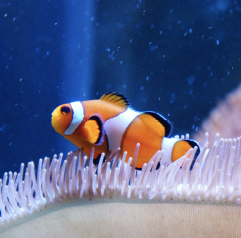
#> input picture Project3_ConvolutionalNN/images/clownfish.png, 241 x 238 px
$ jupyter execute convolution_and_pooling.ipynb   (shell and % lines are left out)
#> lines starting #> are read from the running program, lines starting #| are printed output that depends on the picture
### Project3_ConvolutionalNN/filter_ops.py
'''filter_ops.py
Implements the convolution and max pooling operations.
Applied to images and other data represented as an ndarray.
Duilio Lucio, Vivian Hu
CS343: Neural Networks
Project 3: Convolutional neural networks
'''
import numpy as np


def conv2_gray(img, kers, verbose=True):
    '''Does a 2D convolution operation on GRAYSCALE `img` using kernels `kers`.
    Uses 'same' boundary conditions.

    Parameters:
    -----------
    img: ndarray. Grayscale input image to be filtered. shape=(height img_y (px), width img_x (px))
    kers: ndarray. Convolution kernels. shape=(Num kers, ker_sz (px), ker_sz (px))
        NOTE: Kernel should be square and [ker_sz < img_y] and [ker_sz < img_x]
    verbose: bool. I suggest making helpful print statements showing the shape of various things
        as you go. Only execute these print statements if verbose is True.

    Returns:
    -----------
    filteredImg: ndarray. `img` filtered with all the `kers`. shape=(Num kers, img_y, img_x)

    Hints:
    -----------
    - Remember to flip your kernel since this is convolution!
    - Be careful of off-by-one errors, especially in setting up your loops. In particular, you
    want to align your convolution so that it starts aligned with the top-left corner of your
    padded image and iterate until the right/bottom sides of the kernel fall in the last pixel on
    the right/bottom sides of the padded image.
    - Use the 'same' padding formula for compute the necessary amount of padding to have the output
    image have the same spatial dimensions as the input.
    - I suggest using indexing/assignment to 'frame' your input image into the padded one.
    '''
    img_y, img_x = img.shape
    n_kers, ker_y, ker_x = kers.shape

    if verbose:
        print(f'img_x={img_y}, img_y={img_x}')
        print(f'n_kers={n_kers}, ker_y={ker_y}, ker_x={ker_x}')

    if ker_x != ker_y:
        print('Kernels must be square!')
        return

    # Same padding calculation, makes output dimensions match input dimensions
    pad = ker_y // 2 # Zero Padding Formula = [(kerSz - 1) / 2]

    # Padded image, create canvas of zeros and place image in the middle of the canvas like a frame
    padded_image = np.zeros((img_y + 2 * pad, img_x + 2 * pad)) # 2 * pad to add border on both sides, left+right & top+bottom
    padded_image[pad : pad + img_y , pad : pad + img_x] = img # places image right after top of border(pad) and stop once reaching height of image

    # Output array
    filteredImg = np.zeros((n_kers, img_y, img_x)) # apply multiple kernals, n_kers is number of images in stack & each img. has same dimensions(y, x) as output

    # Convolution loop
    for k in range(n_kers):
        # Flip kernel
        # indexing [::-1. ::-1] flips image both vertically and horizontally
        curr_ker = kers[k][::-1, ::-1] # kers[k] pulls k-th individual 2D kernal from 3D block(a tensor, kers)

        # Iterate through rows(from 0 - img_y) and cols.(from 0 - img_x)
        for y in range(img_y):
            for x in range(img_x):
                # extract window by slicing padded image
                # window starts at (y, x) and has shape of kernal
                window = padded_image[y : y + ker_y, x : x + ker_y] # looks at small neighboorhoods of pixels, y & x is top-left corner where kernel is sitting, then cuts padded img.(same size as kernal) and looks at it

                # dot product (multiply element wise and sum)
                filteredImg[k, y, x] = np.sum(window * curr_ker) # multiples pixel vals. in window by weights in kernal, if kernal is high pixel is emphasized if its zero then its ignored
        if verbose:
            print(f'Finished kernal {k+1}/{n_kers}')

    return filteredImg

def conv2(img, kers, verbose=True):
    '''Does a 2D convolution operation on COLOR or grayscale `img` using kernels `kers`.
    Uses 'same' boundary conditions.

    Parameters:
    -----------
    img: ndarray. Input image to be filtered. shape=(N_CHANS, height img_y (px), width img_x (px))
        where n_chans is 1 for grayscale images and 3 for RGB color images
    kers: ndarray. Convolution kernels. shape=(Num filters, ker_sz (px), ker_sz (px))
        NOTE: Each kernel should be square and [ker_sz < img_y] and [ker_sz < img_x]
    verbose: bool. I suggest making helpful print statements showing the shape of various things
        as you go. Only execute these print statements if verbose is True.

    Returns:
    -----------
    filteredImg: ndarray. `img` filtered with all `kers`. shape=(Num filters, N_CHANS, img_y, img_x)

    What's new:
    -----------
    - N_CHANS, see above.

    Hints:
    -----------
    - You should not need more for loops than you have in `conv2_gray`.
    - When summing inside your nested loops, keep in mind the keepdims=True parameter of np.sum and
    be aware of which axes you are summing over. If you use keepdims=True, you may want to remove
    singleton dimensions.
    '''
    n_chans, img_y, img_x = img.shape
    n_kers, ker_x, ker_y = kers.shape

    if verbose:
        print(f'n_chan={n_chans}, img_x={img_y}, img_y={img_x}')
        print(f'n_kers={n_kers}, ker_x={ker_x}, ker_y={ker_y}')

    if ker_x != ker_y:
        print('Kernels must be square!')
        return

    # Padding and initializing output
    pad = ker_y // 2
    filteredImg = np.zeros((n_kers, n_chans, img_y, img_x))

    # Pad input image, only pad height & weight (axis 1, axis 2), channel axis(axis 0) remains unpadded
    padded_img = np.pad(img, ((0, 0), (pad, pad), (pad, pad)), mode = 'constant')

    # Convolution
    for k in range(n_kers):
        # Flip kernel for convolution logic
        curr_ker = kers[k, ::-1, ::-1]
        for y in range(img_y):
            for x in range(img_x):
                # Slice window across all channels (:), window shape: (n_chans, ker_y, ker_x)
                window = padded_img[:, y : y + ker_y, x : x + ker_x]

                # elem. wise multiplcation (broadcasting), (n_chans, ker_y, ker_x) * (ker_y, ker_x) -> (n_chans, ker_y, ker_x)
                conv_sum = np.sum(window * curr_ker, axis=(1, 2), keepdims=True)

                # Remove "singleton" dimensions, will now fit into (n_chans, ) slot in output
                filteredImg[k, :, y, x] = conv_sum.squeeze()
        if verbose:
            print(f'Finished filtering with kernal {k+1}/{n_kers}')
    return filteredImg


def conv2nn(imgs, kers, bias, verbose=True):
    '''General 2D convolution operation suitable for a convolutional layer of a neural network.
    Uses 'same' boundary conditions.

    Parameters:
    -----------
    imgs: ndarray. Input IMAGES to be filtered. shape=(BATCH_SZ, n_chans, img_y, img_x)
        where batch_sz is the number of images in the mini-batch
        n_chans is 1 for grayscale images and 3 for RGB color images
    kers: ndarray. Convolution kernels. shape=(n_kers, N_CHANS, ker_sz, ker_sz)
        NOTE: Each kernel should be square and [ker_sz < img_y] and [ker_sz < img_x]
    bias: ndarray. Bias term used in the neural network layer. Shape=(n_kers,)
        i.e. there is a single bias per filter. Convolution by the c-th filter gets the c-th
        bias term added to it.
    verbose: bool. I suggest making helpful print statements showing the shape of various things
        as you go. Only execute these print statements if verbose is True.

    What's new (vs conv2):
    -----------
    - Multiple images (mini-batch support)
    - Kernels now have a color channel dimension too
    - Collapse (sum) over color channels when computing the returned output images
    - A bias term

    Returns:
    -----------
    output: ndarray. `imgs` filtered with all `kers`. shape=(BATCH_SZ, n_kers, img_y, img_x)

    Hints:
    -----------
    - You may need additional loop(s).
    - Summing inside your loop can be made simpler compared to conv2.
    - Adding the bias should be easy.
    '''
    batch_sz, n_chans, img_y, img_x = imgs.shape
    n_kers, n_ker_chans, ker_y, ker_x = kers.shape

    if verbose:
        print(f'batch_sz={batch_sz}, n_chan={n_chans}, img_x={img_y}, img_y={img_x}')
        print(f'n_kers={n_kers}, n_ker_chans={n_ker_chans}, ker_y={ker_y}, ker_x={ker_x}')

    if ker_x != ker_y:
        print('Kernels must be square!')
        return

    if n_chans != n_ker_chans:
        print('Number of kernel channels doesnt match input num channels!')
        return

    # output array
    output = np.zeros((batch_sz, n_kers, img_y, img_x))

    # Padding for 4D array : (Batch, Channel, Height, Width)
    pad = ker_y // 2
    padded_img = np.pad(imgs, ((0, 0), (0,0), (pad, pad), (pad, pad)), mode = 'constant')

    # Convolution
    for k in range(n_kers):
        curr_ker = kers[k, :, ::-1, ::-1] # flip kernal
        for y in range(img_y):
            for x in range(img_x):
                # slice window across all images in batch and ALL channels
                window = padded_img[:, :, y : y + ker_y, x : x + ker_x]
                # element wise mult & sum across, collapse dims for 1 val
                conv_sum = np.sum(window * curr_ker, axis=(1, 2, 3))
                # assign every image in batch its own map val.
                output[:, k, y, x] = conv_sum
    # Add bias, reshape bias across Batch, Y, and X
    output += bias[np.newaxis, :, np.newaxis, np.newaxis]
    return output


# [15 lines left out: function get_pooling_out_shape, not called in this run]


def max_pool(inputs, pool_size=2, strides=1, verbose=True):
    ''' Does max pooling on inputs. Works on single grayscale images, so somewhat comparable to
    `conv2_gray`.

    Parameters:
    -----------
    inputs: Input to be filtered. shape=(height img_y, width img_x)
    pool_size: int. Pooling window extent in both x and y.
    strides: int. How many "pixels" in x and y to skip over between successive max pooling operations
    verbose: bool. I suggest making helpful print statements showing the shape of various things
        as you go. Only execute these print statements if verbose is True.

    Returns:
    -----------
    outputs: Input filtered with max pooling op. shape=(out_y, out_x)
        NOTE: out_y, out_x determined by the output shape formula. The input spatial dimensions are
        not preserved (unless pool_size=1...but what's the point of that? :)

    NOTE: There is no padding in the max-pooling operation.

    Hints:
    -----------
    - You should be able to heavily leverage the structure of your conv2_gray code here
    - Instead of defining a kernel, indexing strategically may be helpful
    - You may need to keep track of and update indices for both the input and output images
    - Overall, this should be a simpler implementation than `conv2_gray`
    '''
    img_y, img_x = inputs.shape
    # Calculating output dims. , formula : out = ((in - pool_size) // strides) + 1
    out_y = (img_y - pool_size) // strides + 1
    out_x = (img_x - pool_size) // strides + 1

    # Initialize smaller output array
    outputs = np.zeros((out_y, out_x))

    # Perform max pooling, iterate over the output coordinates (i, j)
    for i in range(out_y):
        for j in range(out_x):
            # Starting position in input image, "stride" takes place
            start_y = i * strides
            start_x = j * strides
            # Slice window from input, shape:(pool_size, pool_size)
            window = inputs[start_y : start_y + pool_size, start_x : start_x + pool_size]
            # take max val. in current window and assign to output
            outputs[i, j] = np.max(window)
    return outputs


def max_poolnn(inputs, pool_size=2, strides=1, verbose=True):
    ''' Max pooling implementation for a MaxPool2D layer of a neural network

    Parameters:
    -----------
    inputs: Input to be filtered. shape=(mini_batch_sz, n_chans, height img_y, width img_x)
        where n_chans is 1 for grayscale images and 3 for RGB color images
    pool_size: int. Pooling window extent in both x and y.
    strides: int. How many "pixels" in x and y to skip over between successive max pooling operations
    verbose: bool. I suggest making helpful print statements showing the shape of various things
        as you go. Only execute these print statements if verbose is True.

    Returns:
    -----------
    outputs: Input filtered with max pooling op. shape=(mini_batch_sz, n_chans, out_y, out_x)
        NOTE: out_y, out_x determined by the output shape formula. The input spatial dimensions are
        not preserved (unless pool_size=1...but what's the point of that?)

    What's new (vs max_pool):
    -----------
    - Multiple images (mini-batch support)
    - Images now have a color channel dimension too

    Hints:
    -----------
    - If you added additional nested loops, be careful when you reset your input image indices
    '''
    mini_batch_sz, n_chans, img_y, img_x = inputs.shape
    # Calculate output spatial diemnsions
    out_y = (img_y - pool_size) // strides + 1
    out_x = (img_x - pool_size) // strides + 1

    # intialize output as a 4D tensor
    outputs = np.zeros((mini_batch_sz, n_chans, out_y, out_x))

    # Spatial loops
    for i in range(out_y):
        for j in range(out_x):
            # calculating input coordinates based on stride
            start_y = i * strides
            start_x = j * strides
            end_y = start_y + pool_size
            end_x = start_x + pool_size
            # Slicing across ALL batches & ALL channels
            window = inputs[:, :, start_y:end_y, start_x:end_x]
            # computing max over last 2 axes(Height and Width), result is (mini_batch_sz, n_chans)
            m_pool = np.max(window, axis=(2, 3))
            # results = ouput tensor
            outputs[:, :, i, j] = m_pool
    return outputs

### Project3_ConvolutionalNN/convolution_and_pooling.ipynb
Duilio Lucio, Vivian Hu

Spring 2026

CS343: Neural Networks

[cell 1]
import numpy as np
import matplotlib.pyplot as plt
import scipy.signal as sp
from PIL import Image

plt.style.use(['seaborn-v0_8-colorblind', 'seaborn-v0_8-darkgrid'])
plt.rcParams.update({'font.size': 20})

np.set_printoptions(suppress=True, precision=3)

# Automatically reload external modules

# Project 3 |  Convolutional Neural Networks

## Task 1: Single channel 2D Convolution (Grayscale image filtering)

As the name suggests, a critical component of a convolutional neural network is the **convolution** operation. We're going to start by implementing a function in `filter_ops.py` that convolves an image with a filter. You will make use of this function when you build the convolutional net next week. We'll make several versions of the function to help with the debugging, gradually adding complexity.

First, implement `conv2_gray` according to the specifications in the comments. Run the following code to test your implementation

### 1a. Single kernel synthetic data tests

[cell 2]
from filter_ops import conv2_gray

#### Test: Single kernel, odd image size

[cell 3]
# Create test 'staircase' pattern 0-10 across the column dimension and replicate across rows
test_num_cols = 7
test_img = np.tile(1 + np.arange(0, test_num_cols), (test_num_cols, 1))

# Single uniform (normalized) averaging kernel
test_ker_sz = 2
test_ker = np.ones([1, test_ker_sz, test_ker_sz])
test_ker /= test_ker.sum()
print(f'test img shape is {test_img.shape} and test ker shape is {test_ker.shape}')
print(f'test img looks like:\n{test_img}\nand test ker looks like\n{test_ker}')

[cell 4]
test_out_img = conv2_gray(test_img, test_ker, verbose=True)
print(f'Your filtered image shape is {test_out_img.shape} and it should be (1, 7, 7)')
print(f'Here is your filtered image:')
print('------------------------------------')
print(test_out_img[0])
print('------------------------------------')
print(f'Here is what it should look like:')
print('------------------------------------')
print(sp.convolve2d(test_img, test_ker[0], mode='same'))
print('------------------------------------')

#### Test: Single kernel, even image size

[cell 5]
# Create test 'staircase' pattern 0-10 across the column dimension and replicate across rows
test_num_cols = 8
test_img = np.tile(1 + np.arange(0, test_num_cols), (test_num_cols, 1))
print(f'test img shape is {test_img.shape} and test ker shape is {test_ker.shape}')
print(f'test img looks like:\n{test_img}\nand test ker looks like\n{test_ker}')

[cell 6]
test_out_img = conv2_gray(test_img, test_ker, verbose=True)
print(f'Your filtered image shape is {test_out_img.shape} and it should be (1, 8, 8)')
print(f'Here is your filtered image:')
print('------------------------------------')
print(test_out_img[0])
print('------------------------------------')
print(f'Here is what it should look like:')
print('------------------------------------')
print(sp.convolve2d(test_img, test_ker[0], mode='same'))
print('------------------------------------')

#### Test: Single kernel (odd shape), even image size

[cell 7]
# Create test 'staircase' pattern 0-10 across the column dimension and replicate across rows
test_num_cols = 8
test_img = np.tile(1 + np.arange(0, test_num_cols), (test_num_cols+2, 1))

test_ker2_sz = 5
test_ker2 = np.ones([1, test_ker2_sz, test_ker2_sz])
test_ker2 /= test_ker2.sum()
print(f'test img shape is {test_img.shape} and test ker shape is {test_ker2.shape}')
print(f'test img looks like:\n{test_img}\nand test ker looks like\n{test_ker2}')

[cell 8]
test_out_img = conv2_gray(test_img, test_ker2, verbose=True)
print(f'Your filtered image shape is {test_out_img.shape} and it should be (1, 10, 8)')
print(f'Here is your filtered image:')
print('------------------------------------')
print(test_out_img[0])
print('------------------------------------')
print(f'Here is what it should look like:')
print('------------------------------------')
print(sp.convolve2d(test_img, test_ker2[0], mode='same'))
print('------------------------------------')

### 1b. Multiple kernel grayscale image tests

Now you're ready to test your convolution function on an actual image!

#### 1b (i). Load in clownfish image

Download the image of the clown fish from the project website (`clownfish.png`). Put it in a folder called `images/` in your project working directory then run the following code to import it.

[cell 9]
# Load in the clownfish image then convert to grayscale for testing
clownfish = Image.open('images/clownfish.png', 'r')
#> clownfish is the input picture: PIL image 241x238 RGBA; mean R, G, B, A 90.6, 100.7, 138.6, 255
clownfish_gray = clownfish.convert('L')  # convert to grayscale
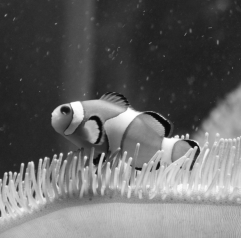
#> clownfish_gray: PIL image 241x238 L; min 7, max 255, mean 102
clownfish_gray

#### 1b (ii). Generate and plot Gabor filters

Run the following code to define and plot Gabor filters. You will uses these filters to test out your convolution.

Gabor filters are a broad class of kernels, and the following function generates those that approximate the receptive field of certain neurons (**simple cells**) in an area of the brain called primary visual cortex (V1). The equation comes from an analysis of the neurophysiological data by Lee (1996):

http://leelab.cnbc.cmu.edu/publication/assets/links/ImageRepre.pdf

[cell 10]
def gabor(filter_sz_xy, w, theta, K=np.pi):
    ''' Generates a simple cell-like Gabor filter.

    Parameters:
    -----------
    filter_sz_xy: tuple. shape=(filter width, filter height)
    w: float. spatial frequency of the filter
    theta: float. Angular direction of the filter in radians
    K: float. Angular phase of the filter in radians
    '''
    rad_x, rad_y = filter_sz_xy
    rad_x, rad_y = int(rad_x/2), int(rad_y/2)
    [x, y] = np.meshgrid(np.arange(-rad_x, rad_x+1), np.arange(-rad_y, rad_y+1))

    x_p = x*np.cos(theta) + y*np.sin(theta)
    y_p = -x*np.sin(theta) + y*np.cos(theta)

    # Take the real part of the filter
    gauss = w**2 / (4*np.pi*K**2) * np.exp(-(w**2/(8*K**2)) * (4*x_p**2 + y_p**2))
    sinusoid = np.cos(w*x_p) * np.exp(K**2/2)
    gabor = gauss * sinusoid
    return gabor


def plot_image_panel(imgs):
    '''Plot a few images side by side horizontally'''
    fig, axes = plt.subplots(ncols=len(imgs), figsize=(3*len(imgs),6))
    if len(imgs) == 1:
        axes.imshow(imgs[0])
        axes.set_xticks([])
        axes.set_yticks([])
    else:
        for ax, img in zip(axes, imgs):
            ax.imshow(img)
            ax.set_xticks([])
            ax.set_yticks([])
    plt.show()

[cell 11]
gabor_kers = []
for th in np.arange(-np.pi/2, np.pi/2, np.pi/8):
    gabor_kers.append(gabor(filter_sz_xy=[121, 121], w=0.25, theta=th))
plot_image_panel(gabor_kers)
#> in plot_image_panel, `plt.show()`:
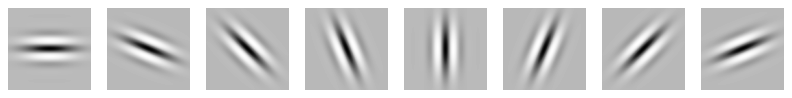
#> figure drawn by matplotlib, 8 panels

#### 1b (iii). Create Gabor filters for convolution

These filters look nice, but their 121x121 size adds needless computation time (especially just to test your convolution function!).

Write code below that generates 4 (total) Gabor filters that respond to
- horizontal
- `-45`° (negative slope)
- vertical
- `45`° (positive slope)

bar orientations with spatial frequency `2` and filter size `(21, 21)`. Convert the list to a numpy array (`shape = (4, 21, 21)`).

Note: the `gabor` function assumes the angles are in **radians**, not degrees

[cell 12]
# YOUR CODE HERE
# Basic params.
filter_size = (21, 21)
spatial_freq = 2

# Defining angles in degrees and convert angles to radians
angles_degrees = [90, -45, 0, 45]
angles_radians = [np.deg2rad(a) for a in angles_degrees] # np.deg2grad = (deg * pi / 180)

# use list comprehension to generate filters
gabor_list = []
for theta in angles_radians:
    # call function ro generate a simple cell-like Gabor filter
    ker = gabor(filter_sz_xy=filter_size, w = spatial_freq, theta=theta)
    gabor_list.append(ker)
#> (the rest of the program and of its run is left out)
